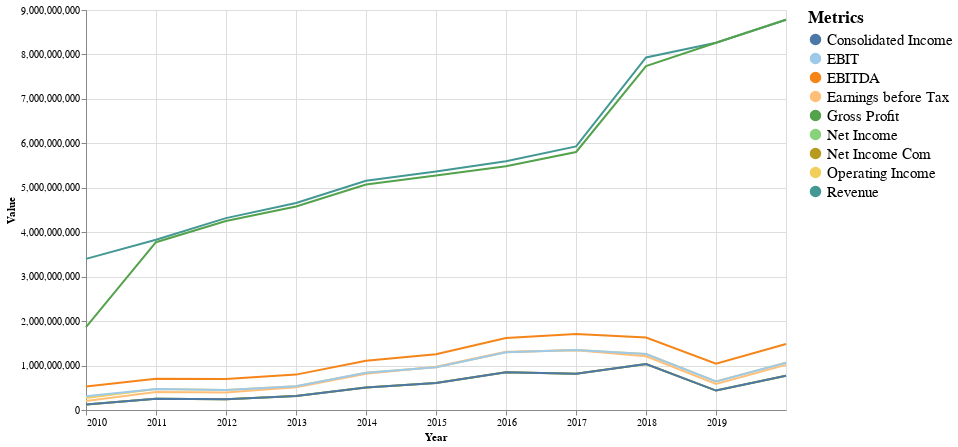

Notebook code cell kept with this figure:
### Markdown cell above
### Revenues

### Code cell
#hide-input


make_multi_LineGraph(revs_g, False)

### Figure 1 — Vega-Lite specification as saved in the notebook (floating-point values rounded to 4 significant figures)
{"config": {"view": {"continuousWidth": 400, "continuousHeight": 300}}, "layer": [{"mark": "line", "encoding": {"color": {"type": "nominal", "field": "Metric", "legend": {"labelFontSize": 15, "title": "Metrics", "titleFontSize": 17}, "scale": {"scheme": "tableau20"}}, "x": {"type": "temporal", "field": "Year"}, "y": {"type": "quantitative", "field": "Value", "scale": {"type": "linear"}}}}, {"mark": {"type": "rule", "color": "#aaa"}, "encoding": {"x": {"type": "temporal", "field": "Year"}}, "transform": [{"filter": {"selection": "selector001"}}]}, {"mark": "circle", "encoding": {"color": {"type": "nominal", "field": "Metric", "legend": {"labelFontSize": 15, "title": "Metrics", "titleFontSize": 17}, "scale": {"scheme": "tableau20"}}, "opacity": {"condition": {"value": 1, "selection": "selector001"}, "value": 0}, "x": {"type": "temporal", "field": "Year"}, "y": {"type": "quantitative", "field": "Value", "scale": {"type": "linear"}}}, "selection": {"selector001": {"type": "multi", "fields": ["Metric"], "bind": "legend", "on": "mouseover", "nearest": true, "empty": "none"}}}, {"mark": {"type": "text", "align": "left", "dx": 5, "dy": -5, "stroke": "white", "strokeWidth": 2}, "encoding": {"color": {"type": "nominal", "field": "Metric", "legend": {"labelFontSize": 15, "title": "Metrics", "titleFontSize": 17}, "scale": {"scheme": "tableau20"}}, "text": {"type": "quantitative", "field": "Value"}, "x": {"type": "temporal", "field": "Year"}, "y": {"type": "quantitative", "field": "Value", "scale": {"type": "linear"}}}, "transform": [{"filter": {"selection": "selector001"}}]}, {"mark": {"type": "text", "align": "left", "dx": 5, "dy": -5}, "encoding": {"color": {"type": "nominal", "field": "Metric", "legend": {"labelFontSize": 15, "title": "Metrics", "titleFontSize": 17}, "scale": {"scheme": "tableau20"}}, "text": {"type": "quantitative", "field": "Value"}, "x": {"type": "temporal", "field": "Year"}, "y": {"type": "quantitative", "field": "Value", "scale": {"type": "linear"}}}, "transform": [{"filter": {"selection": "selector001"}}]}], "data": {"name": "data-38bf61da35bb6ed8034d18d209a66622"}, "height": 400, "width": 700, "$schema": "https://vega.github.io/schema/vega-lite/v4.8.1.json", "datasets": {"data-38bf61da35bb6ed8034d18d209a66622": [{"Year": "2019-12-31", "Metric": "Revenue", "Value": 8781000000.0}, {"Year": "2019-12-31", "Metric": "Gross Profit", "Value": 8781000000.0}, {"Year": "2019-12-31", "Metric": "Operating Income", "Value": 1063000000.0}, {"Year": "2019-12-31", "Metric": "Earnings before Tax", "Value": 1016000000.0}, {"Year": "2019-12-31", "Metric": "Net Income", "Value": 769000000.0}, {"Year": "2019-12-31", "Metric": "Net Income Com", "Value": 769000000.0}, {"Year": "2019-12-31", "Metric": "EBITDA", "Value": 1486000000.0}, {"Year": "2019-12-31", "Metric": "EBIT", "Value": 1063000000.0}, {"Year": "2019-12-31", "Metric": "Consolidated Income", "Value": 769000000.0}, {"Year": "2018-12-31", "Metric": "Revenue", "Value": 8264000000.0}, {"Year": "2018-12-31", "Metric": "Gross Profit", "Value": 8264000000.0}, {"Year": "2018-12-31", "Metric": "Operating Income", "Value": 643000000.0}, {"Year": "2018-12-31", "Metric": "Earnings before Tax", "Value": 585000000.0}, {"Year": "2018-12-31", "Metric": "Net Income", "Value": 437000000.0}, {"Year": "2018-12-31", "Metric": "Net Income Com", "Value": 437000000.0}, {"Year": "2018-12-31", "Metric": "EBITDA", "Value": 1041000000.0}, {"Year": "2018-12-31", "Metric": "EBIT", "Value": 643000000.0}, {"Year": "2018-12-31", "Metric": "Consolidated Income", "Value": 437000000.0}, {"Year": "2017-12-31", "Metric": "Revenue", "Value": 7933000000.0}, {"Year": "2017-12-31", "Metric": "Gross Profit", "Value": 7738000000.0}, {"Year": "2017-12-31", "Metric": "Operating Income", "Value": 1260000000.0}, {"Year": "2017-12-31", "Metric": "Earnings before Tax", "Value": 1207000000.0}, {"Year": "2017-12-31", "Metric": "Net Income", "Value": 1034000000.0}, {"Year": "2017-12-31", "Metric": "Net Income Com", "Value": 1034000000.0}, {"Year": "2017-12-31", "Metric": "EBITDA", "Value": 1632000000.0}, {"Year": "2017-12-31", "Metric": "EBIT", "Value": 1260000000.0}, {"Year": "2017-12-31", "Metric": "Consolidated Income", "Value": 1034000000.0}, {"Year": "2016-12-31", "Metric": "Revenue", "Value": 5931000000.0}, {"Year": "2016-12-31", "Metric": "Gross Profit", "Value": 5805000000.0}, {"Year": "2016-12-31", "Metric": "Operating Income", "Value": 1349000000.0}, {"Year": "2016-12-31", "Metric": "Earnings before Tax", "Value": 1345000000.0}, {"Year": "2016-12-31", "Metric": "Net Income", "Value": 814000000.0}, {"Year": "2016-12-31", "Metric": "Net Income Com", "Value": 814000000.0}, {"Year": "2016-12-31", "Metric": "EBITDA", "Value": 1712000000.0}, {"Year": "2016-12-31", "Metric": "EBIT", "Value": 1349000000.0}, {"Year": "2016-12-31", "Metric": "Consolidated Income", "Value": 814000000.0}, {"Year": "2015-12-31", "Metric": "Revenue", "Value": 5598000000.0}, {"Year": "2015-12-31", "Metric": "Gross Profit", "Value": 5485000000.0}, {"Year": "2015-12-31", "Metric": "Operating Income", "Value": 1298000000.0}, {"Year": "2015-12-31", "Metric": "Earnings before Tax", "Value": 1312000000.0}, {"Year": "2015-12-31", "Metric": "Net Income", "Value": 848000000.0}, {"Year": "2015-12-31", "Metric": "Net Income Com", "Value": 848000000.0}, {"Year": "2015-12-31", "Metric": "EBITDA", "Value": 1618000000.0}, {"Year": "2015-12-31", "Metric": "EBIT", "Value": 1298000000.0}, {"Year": "2015-12-31", "Metric": "Consolidated Income", "Value": 848000000.0}, {"Year": "2014-12-31", "Metric": "Revenue", "Value": 5368000000.0}, {"Year": "2014-12-31", "Metric": "Gross Profit", "Value": 5275000000.0}, {"Year": "2014-12-31", "Metric": "Operating Income", "Value": 962000000.0}, {"Year": "2014-12-31", "Metric": "Earnings before Tax", "Value": 975000000.0}, {"Year": "2014-12-31", "Metric": "Net Income", "Value": 605000000.0}, {"Year": "2014-12-31", "Metric": "Net Income Com", "Value": 605000000.0}, {"Year": "2014-12-31", "Metric": "EBITDA", "Value": 1256000000.0}, {"Year": "2014-12-31", "Metric": "EBIT", "Value": 962000000.0}, {"Year": "2014-12-31", "Metric": "Consolidated Income", "Value": 605000000.0}, {"Year": "2013-12-31", "Metric": "Revenue", "Value": 5156000000.0}, {"Year": "2013-12-31", "Metric": "Gross Profit", "Value": 5072000000.0}, {"Year": "2013-12-31", "Metric": "Operating Income", "Value": 838000000.0}, {"Year": "2013-12-31", "Metric": "Earnings before Tax", "Value": 816000000.0}, {"Year": "2013-12-31", "Metric": "Net Income", "Value": 508000000.0}, {"Year": "2013-12-31", "Metric": "Net Income Com", "Value": 508000000.0}, {"Year": "2013-12-31", "Metric": "EBITDA", "Value": 1108000000.0}, {"Year": "2013-12-31", "Metric": "EBIT", "Value": 838000000.0}, {"Year": "2013-12-31", "Metric": "Consolidated Income", "Value": 508000000.0}, {"Year": "2012-12-31", "Metric": "Revenue", "Value": 4657000000.0}, {"Year": "2012-12-31", "Metric": "Gross Profit", "Value": 4578000000.0}, {"Year": "2012-12-31", "Metric": "Operating Income", "Value": 532000000.0}, {"Year": "2012-12-31", "Metric": "Earnings before Tax", "Value": 514000000.0}, {"Year": "2012-12-31", "Metric": "Net Income", "Value": 316000000.0}, {"Year": "2012-12-31", "Metric": "Net Income Com", "Value": 316000000.0}, {"Year": "2012-12-31", "Metric": "EBITDA", "Value": 796000000.0}, {"Year": "2012-12-31", "Metric": "EBIT", "Value": 532000000.0}, {"Year": "2012-12-31", "Metric": "Consolidated Income", "Value": 316000000.0}, {"Year": "2011-12-31", "Metric": "Revenue", "Value": 4318000000.0}, {"Year": "2011-12-31", "Metric": "Gross Profit", "Value": 4251000000.0}, {"Year": "2011-12-31", "Metric": "Operating Income", "Value": 448900000.0}, {"Year": "2011-12-31", "Metric": "Earnings before Tax", "Value": 393700000.0}, {"Year": "2011-12-31", "Metric": "Net Income", "Value": 244500000.0}, {"Year": "2011-12-31", "Metric": "Net Income Com", "Value": 244500000.0}, {"Year": "2011-12-31", "Metric": "EBITDA", "Value": 695800000.0}, {"Year": "2011-12-31", "Metric": "EBIT", "Value": 448900000.0}, {"Year": "2011-12-31", "Metric": "Consolidated Income", "Value": 244500000.0}, {"Year": "2010-12-31", "Metric": "Revenue", "Value": 3832000000.0}, {"Year": "2010-12-31", "Metric": "Gross Profit", "Value": 3775000000.0}, {"Year": "2010-12-31", "Metric": "Operating Income", "Value": 471600000.0}, {"Year": "2010-12-31", "Metric": "Earnings before Tax", "Value": 405900000.0}, {"Year": "2010-12-31", "Metric": "Net Income", "Value": 251100000.0}, {"Year": "2010-12-31", "Metric": "Net Income Com", "Value": 251100000.0}, {"Year": "2010-12-31", "Metric": "EBITDA", "Value": 702100000.0}, {"Year": "2010-12-31", "Metric": "EBIT", "Value": 471600000.0}, {"Year": "2010-12-31", "Metric": "Consolidated Income", "Value": 251100000.0}, {"Year": "2009-12-31", "Metric": "Revenue", "Value": 3400000000.0}, {"Year": "2009-12-31", "Metric": "Gross Profit", "Value": 1865000000.0}, {"Year": "2009-12-31", "Metric": "Operating Income", "Value": 267400000.0}, {"Year": "2009-12-31", "Metric": "Earnings before Tax", "Value": 202900000.0}, {"Year": "2009-12-31", "Metric": "Net Income", "Value": 121600000.0}, {"Year": "2009-12-31", "Metric": "Net Income Com", "Value": 121600000.0}, {"Year": "2009-12-31", "Metric": "EBITDA", "Value": 526400000.0}, {"Year": "2009-12-31", "Metric": "EBIT", "Value": 307200000.0}, {"Year": "2009-12-31", "Metric": "Consolidated Income", "Value": 121600000.0}]}}
